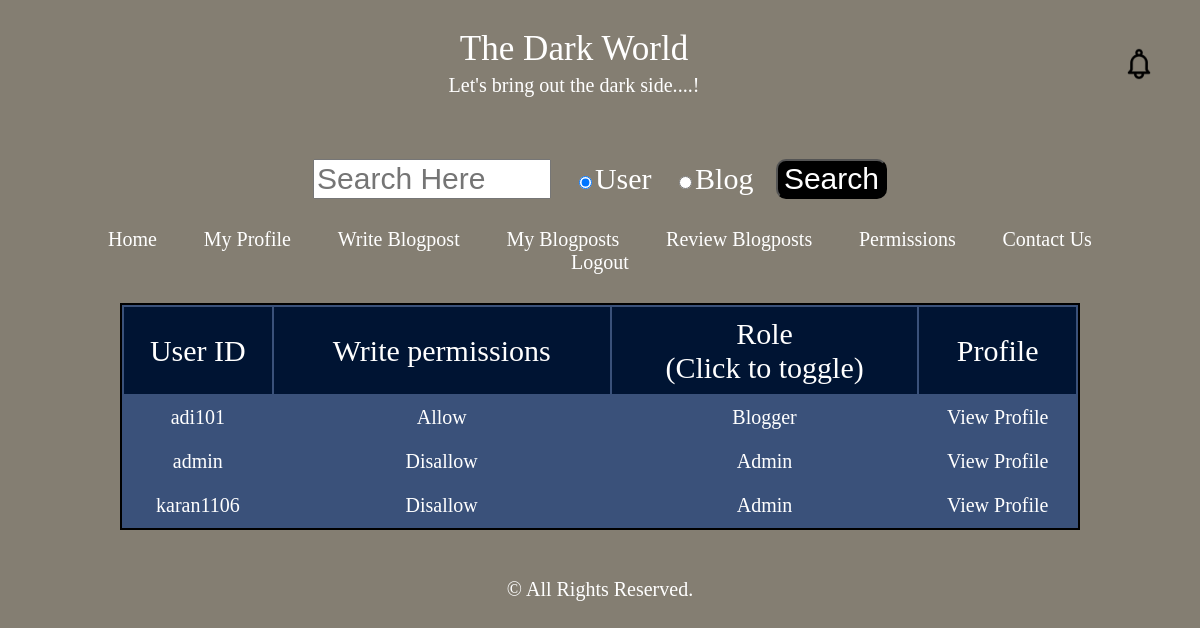
The app's page /permission.php (signed in) with its own data.
### tables this page shows
CREATE TABLE `users` (
  `userID` varchar(25) NOT NULL,
  `password` varchar(20) NOT NULL,
  `name` varchar(25) NOT NULL,
  `mail` varchar(30) NOT NULL,
  `birthdate` date DEFAULT NULL,
  `profession` varchar(15) NOT NULL,
  `city` varchar(20) NOT NULL,
  `type` char(1) NOT NULL DEFAULT 'B',
  `canWrite` int(11) NOT NULL DEFAULT '0',
  `verified` int(11) NOT NULL DEFAULT '0'
);

### permission.php (the view, shortened to what this page needs)
<!DOCTYPE html>
<html>
<head>
	<link rel="stylesheet" type="text/css" href="style.css">
</head>
<body>
	<div class="header"><h3> The Dark World<span style="float:right; margin: 15px;"><a href="notifications.php"><img src="notif.png" alt="Notification" height="40px" width="40px"></a></span></h3>
			<h6>Let's bring out the dark side....!</h6>
	</div>
	<div class="search">
		<form action="search.php" method="post">
			<input type = "text" placeholder = "Search Here" name ="key" class="searchbox"> &nbsp;
			<input type="radio" name="srch" value="user" checked="1">User &nbsp;
			<input type="radio" name="srch" value="blog">Blog &nbsp;
			<button type="submit">Search</button>
		</form>
	</div>
	<div class = "menu">
		<ul>
  		<li><a href="index.php">Home</a></li>
  		<li><a href="profile.php">My Profile</a></li>
  		<li><a href="writeBlog.php?publish=0">Write Blogpost</a></li>
  		<li><a href="viewBlog.php">My Blogposts</a></li>
  		<li><a href="reviewBlog.php?stat=0">Review Blogposts</a></li>
  		<li><a href="permission.php">Permissions</a></li>
 	    <li><a href="contactUs.php">Contact Us</a></li>
 		<li><a href="logout.php">Logout</a></li>
		</ul>
	</div>
	<div class="posts">
	<?php
		include 'authorize.php';
		$sql = "SELECT * FROM users;";
		$res = $conn->query($sql);
		echo "<table class = 'users'><tr class ='heading'><td>User ID</td><td>Write permissions</td><td>Role<br>(Click to toggle)</td><td>Profile</td></tr>";
		while($row=$res->fetch_assoc()){
			$stat="";
			$type = "";
			if($row['canWrite']==0)
				$stat = "Allow";
			else
				$stat = "Disallow";
			if($row['type']=='A')
				$type = "Admin";
			else
				$type = "Blogger";
			echo "<tr><td>".$row['userID']."</td><td><a href = 'permit.php?userID=".$row['userID']."'>".$stat."</a></td><td><a href = 'permit2.php?userID=".$row['userID']."&type=".$row['type']."'>".$type."</a></td><td><a href = 'loadProfile.php?userID=".$row['userID']."'>View Profile</a></td></tr>";
		}
		echo "</table>";
	?>
	</div>
	<br><br>
	<p style="text-align: center; font-size: 20px; color: white; padding: 1%;">&copy All Rights Reserved.</p>
</body>
</html>

### style.css (style rules this page uses)
body { margin:0px; background-color: #DEDEDE; }
.header { background-color: #393939; color: white; font-size: 30px; margin-bottom: 1%; }
.header h3,h5 { margin:0px; padding-left: 20px; padding-top: 5px; padding-bottom: 3px; }
.menu ul { list-style-type: none; margin: 0; padding: 0; padding: 5px; background-color: #001433; }
.menu li { display: inline; padding-right: 1%; padding-left: 1%; font-size:15px; }
.menu { margin:0; }
.menu a { text-decoration: none; color: white; }
.search { background-color: #001433; padding: 2px; padding-left: 20px; color: white; }
p { margin:0; padding: 2px; }
.users { background-color: #3A517A; color: white; border: 2px solid black; margin: auto; margin-top:2%; text-align: center; vertical-align: middle; font-size: 20px; }
.users .heading { background-color: #001433; }
.users a { text-decoration: none; color: white; }
.comment h4,h3,h6 { font-weight: normal; margin: 0px; padding:2px; padding-left:20px; }
body { background-color: #847E72; }
.header { padding: 2%; color: white; background-color: #847E72; text-align: center; }
.search { background-color: #847E72; padding: 2%; font-size: 30px; text-align: center; }
.menu { text-align: center; width: 90%; margin: auto; background: none; }
.menu li { font-size: 20px; padding: 2%; }
.menu ul { background-color: #847E72; }
button { font-size: 30px; background-color: black; color: white; border-radius: 10px; }
.searchbox { width: 20%; font-size: 30px; }

### permission.php (style rules this page uses)
.heading { font-size: 30px; }
table { width: 80%; }
td { padding: 1%; }

### records on screen
users: userID "adi101", canWrite "Allow", type "Blogger"
users: userID "admin", canWrite "Disallow", type "Admin"
users: userID "karan1106", canWrite "Disallow", type "Admin"
